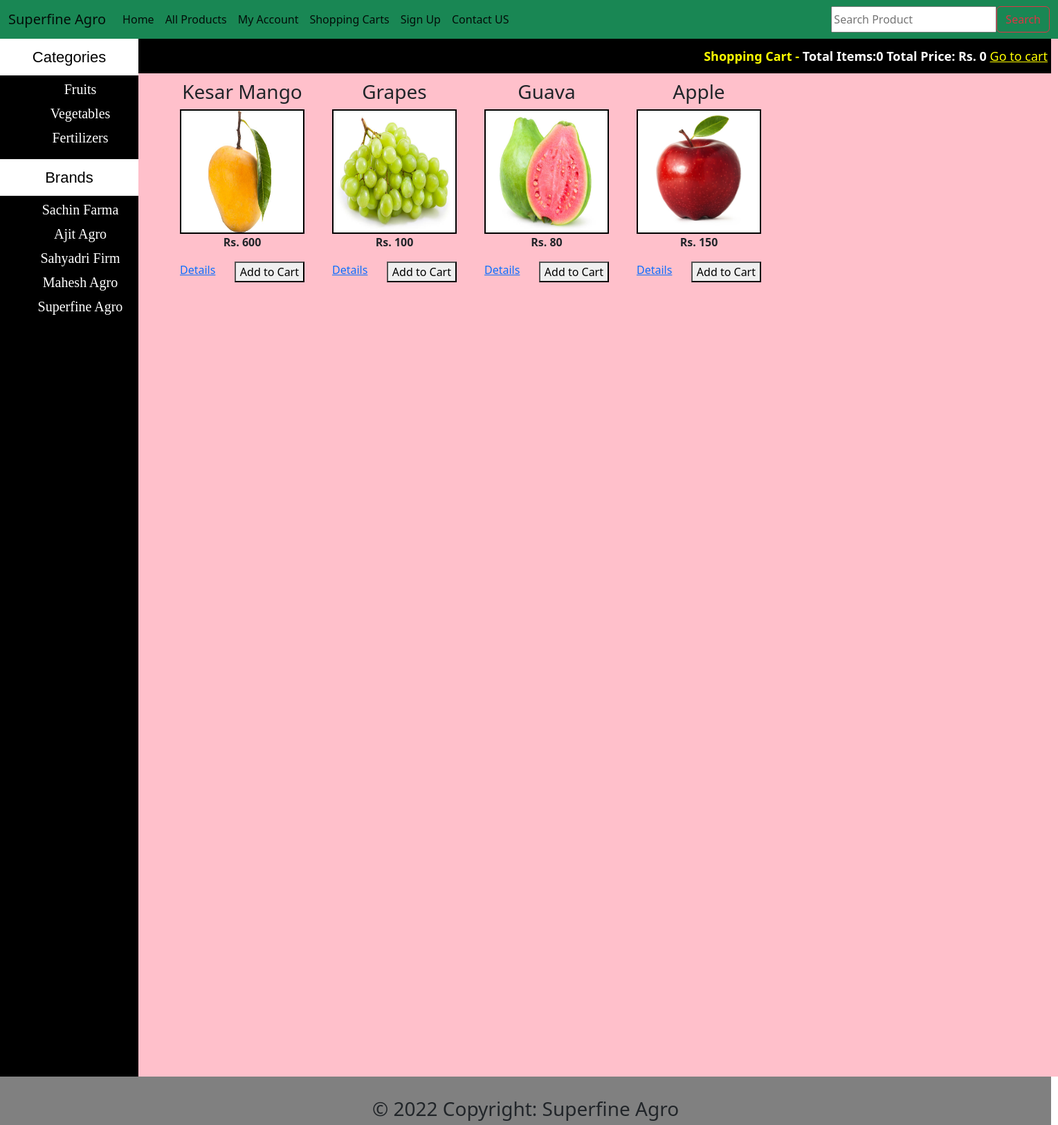
The page /index.php?cat=1 on the database its author committed.
### tables this page shows
CREATE TABLE `categories` (
  `cat_id` int(100) NOT NULL,
  `cat_title` varchar(255) NOT NULL
);

CREATE TABLE `brands` (
  `brand_id` int(100) NOT NULL,
  `brand_title` text NOT NULL
);

CREATE TABLE `products` (
  `product_id` int(100) NOT NULL,
  `product_cat` int(100) NOT NULL,
  `product_brand` int(100) NOT NULL,
  `product_title` varchar(200) NOT NULL,
  `product_price` int(100) NOT NULL,
  `product_desc` text NOT NULL,
  `product_image` text NOT NULL,
  `product_keywords` text NOT NULL
);

### functions/functions.php (the view, shortened to what this page needs)
<?php
$con = mysqli_connect("localhost", "root", "", "superfine-agro");
function getIp()
{
    $ip = $_SERVER['REMOTE_ADDR'];
    return $ip;
}
function total_items()
{
    if (isset($_GET['add_cart'])) {
        global $con;
        $ip = getIp();
        $get_items = "select * from cart where ip_add = '$ip'";
        $run_items = mysqli_query($con, $get_items);
        $count_items = mysqli_num_rows($run_items);
    } else {
        global $con;
        $ip = getIp();
        $get_items = "select * from cart where ip_add = '$ip'";
        $run_items = mysqli_query($con, $get_items);
        $count_items = mysqli_num_rows($run_items);
    }
    echo $count_items;
}
function total_price()
{
    $total = 0;
    echo "Rs. " . $total;
}
function getCats()
{
    global $con;
    $get_cats = "select * from categories";
    $run_cats = mysqli_query($con, $get_cats);
    while ($row_cats = mysqli_fetch_array($run_cats)) {
        $cat_id = $row_cats['cat_id'];
        $cat_title = $row_cats['cat_title'];
        echo "<li><a href='index.php?cat=$cat_id'>$cat_title</a></li>";
    }
}
function getBrands()
{
    global $con;
    $get_brands = "select * from brands";
    $run_brands = mysqli_query($con, $get_brands);
    while ($row_brands = mysqli_fetch_array($run_brands)) {
        $brand_id = $row_brands['brand_id'];
        $brand_title = $row_brands['brand_title'];
        echo "<li><a href='index.php?brand=$brand_id'>$brand_title</a></li>";
    }
}
function getCatPro()
{
    if (isset($_GET['cat'])) {
        $cat_id = $_GET['cat'];
        global $con;
        $get_cat_pro = "select * from products where product_cat='$cat_id'";
        $run_cat_pro = mysqli_query($con, $get_cat_pro);
        while ($row_cat_pro = mysqli_fetch_array($run_cat_pro)) {
            $pro_id = $row_cat_pro['product_id'];
            $pro_title = $row_cat_pro['product_title'];
            $pro_price = $row_cat_pro['product_price'];
            $pro_image = $row_cat_pro['product_image'];
            echo "
                <div id='single_product'>
                    <h3>$pro_title</h3>
                    <img src='admin_area/product_images/$pro_image' width='180' height='180' />
                    <p><b>Rs. $pro_price </b></p>
                <a href='details.php?pro_id=$pro_id' style='float:left;'>Details</a>
                <a herf='details.php?pro_id=$pro_id'><button style='float:right;'>Add to Cart</button></a>
                </div>
        ";
        }
    }
}

### styles/style.css (style rules this page uses)
html, body, div, span, applet, object, iframe, h1, h2, h3, h4, h5, h6, p, blockquote, pre, a, abbr, acronym, address, big, cite, code, del, dfn, em, img, ins, kbd, q, s, samp, small, strike, strong, sub, sup, tt, var, b, u, i, center, dl, dt, dd, ol, ul, li, fieldset, form, label, legend, table, caption, tbody, tfoot, thead, tr, th, td, article, aside, canvas, details, embed, figure, figcaption, footer, header, hgroup, menu, nav, output, ruby, section, summary, time, mark, audio, video { margin: 0; padding: 0; border: 0; vertical-align: baseline; }
body { background-color: pink; }
#cats li { list-style: none; display: block; margin: 5px; }
#cats a { color: white; padding: 8px; margin: 5px; text-align: center; font-size: 20px; text-decoration: none; font-family: comic Sans MS; }
#single_product { float: left; margin-left: 20px; padding: 10px; }
#single_product img { border: 2px solid black; }

### rows shown on the page
categories: cat_title "Fruits"
categories: cat_title "Vegetables"
categories: cat_title "Fertilizers"
brands: brand_title "Sachin Farma"
brands: brand_title "Ajit Agro"
brands: brand_title "Sahyadri Firm"
brands: brand_title "Mahesh Agro"
brands: brand_title "Superfine Agro"
products: product_title "Kesar Mango", product_image (picture), product_price "600"
products: product_title "Grapes", product_image (picture), product_price "100"
products: product_title "Guava", product_image (picture), product_price "80"
products: product_title "Apple", product_image (picture), product_price "150"

### other values the page prints
$count_items "0"
$total "0"
